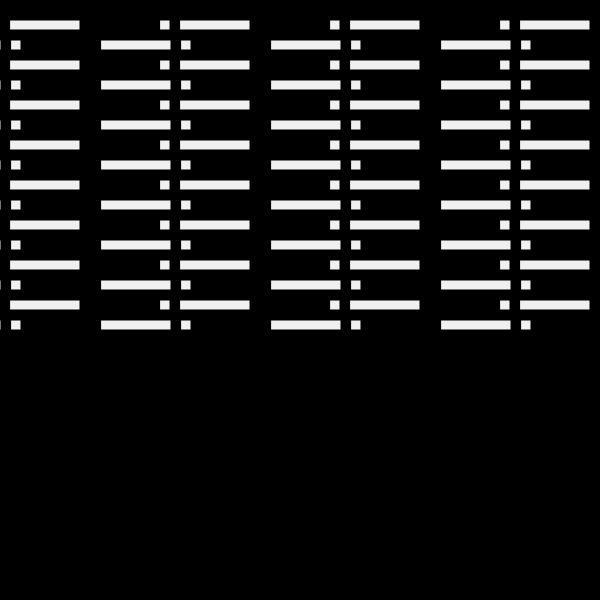
Frame 1 (no input)
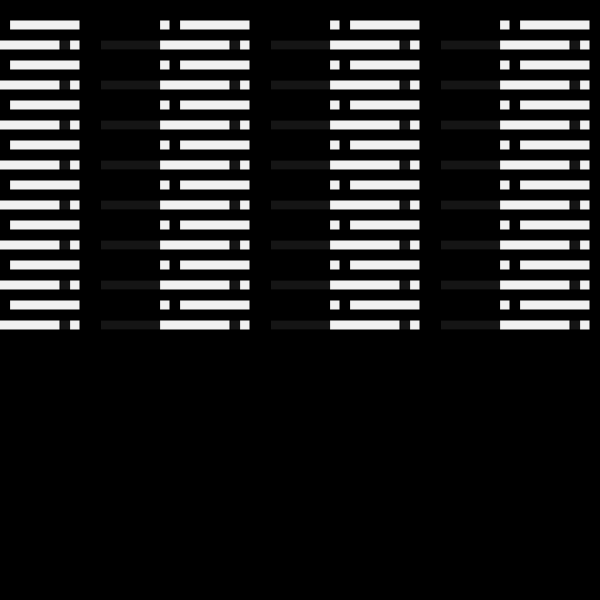
Frame 60 (no input)
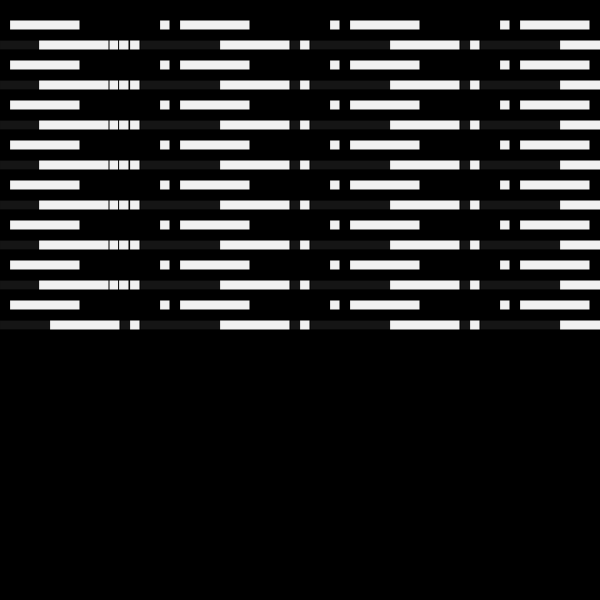
Frame 120 (the mouse pressed at the canvas centre since frame 60)

The p5.js sketch that drew these frames (run headless with seeded random() and noise() and a simulated clock; from frame 60 on, the mouse is pressed at the canvas centre):

// p5.js sketch
// ── sketch.js
const lineDotNum = 80
const dotWidth = 10
const recLength = 70
const distanceEach  =dotWidth*3+recLength+recLength
const arrLineDots = []
const width = 600
const height = 600
function setup(){
	createCanvas(width,height)
	background(0)
	let y=20
	let x =0 
	let cross = false
	for(let i = 1; i < lineDotNum; i++){

		if(cross)
			arrLineDots.push(new LineDot(x, y,240))
		else
			arrLineDots.push(new DotLine(x, y,240))
		if(i*distanceEach%25===0){
			console.log(y)
			y+=dotWidth*2
		}
		x+=distanceEach
		if(i*distanceEach%25===0){
			if(cross)
				x=0
			else
				x=-recLength
			cross = !cross
		}
	}
	console.log(arrLineDots)
	console.log(arrLineDots.length)
}

function draw(){
	// translate(width/2, height/16)
	// rotate(PI / 3.0)
	for(let i = 0; i < lineDotNum-1; i++){
		let tempObj = arrLineDots[i]
		if(tempObj instanceof LineDot)
			tempObj.move()
		tempObj.draw()
	}
}

class LineDot {
	constructor(xpos, ypos, color) {
		this.xpos = xpos
		this.ypos = ypos
		this.color = color
	}
	move(){
		this.xpos+=1
		if(this.xpos>width+recLength+dotWidth*2)
			this.xpos=0
	}
	draw(){
		stroke(0)
		fill(this.color)
		rect(this.xpos, this.ypos, recLength,dotWidth)
		rect(this.xpos+recLength+dotWidth, this.ypos, dotWidth,dotWidth)
	}
	// methods
}
class DotLine {
	constructor(xpos, ypos, color) {
		this.xpos = xpos
		this.ypos = ypos
		this.color = color
	}
	draw(){
		stroke(0)
		fill(this.color)
		rect(this.xpos+dotWidth, this.ypos, recLength,dotWidth)
		rect(this.xpos-dotWidth, this.ypos, dotWidth,dotWidth)
	}
	// methods
}
